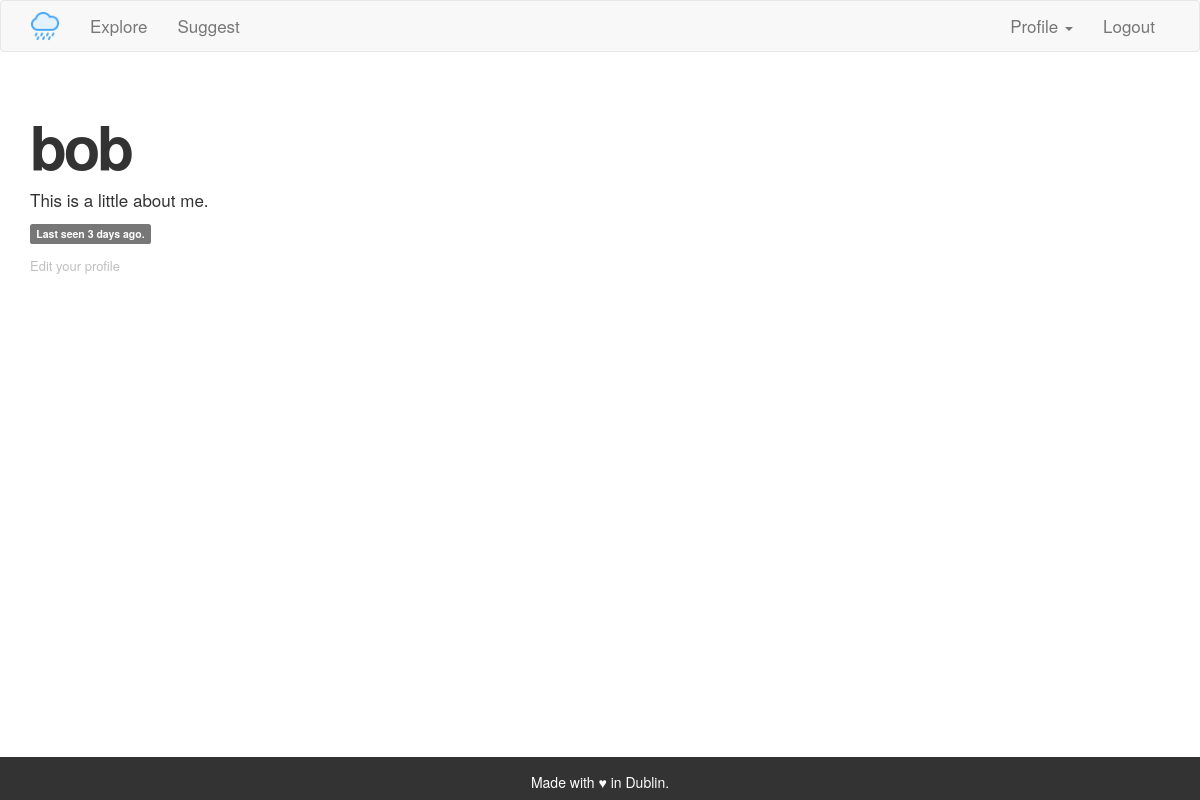
Page /user/bob (signed in) on the committed database.
### app/models.py (models this page shows, shortened)
class User(UserMixin, db.Model):
    id = db.Column(db.Integer, primary_key=True)
    username = db.Column(db.String(64), index=True, unique=True)
    usernamelowercase = db.Column(db.String(64), index=True, unique=True)
    email = db.Column(db.String(120), index=True, unique=True)
    emaillowercase = db.Column(db.String(120), index=True, unique=True)
    password_hash = db.Column(db.String(128))
    activity = db.relationship('Activity', backref='author', lazy='dynamic')
    about_me = db.Column(db.String(140))
    last_seen = db.Column(db.DateTime, default=datetime.utcnow)
    admin = db.Column(db.Integer, default=0)

### app/routes.py (the view)
@app.route('/user/<username>')
@login_required
def user(username):
    user = User.query.filter_by(username=username).first_or_404()
    if current_user == user:
        return render_template('user.html', user=user)
    elif current_user.admin == 1:
        return render_template('user.html', user=user)
    elif current_user != user:
        flash("You can't access this page.")
        return redirect(url_for('user', username=current_user.username))

### app/models.py (called while the page is built)
@login.user_loader
def load_user(id):
    return User.query.get(int(id))

### app/routes.py (called while the page is built)
@app.before_request
def before_request():
    if current_user.is_authenticated:
        current_user.last_seen = datetime.utcnow()
        db.session.commit()

### app/templates/user.html (shortened to what this page needs)
{% extends "base.html" %}
{% block app_content %}
    <h1>{{ user.username }}</h1>
    {% if user.about_me %}
    <p>{{ user.about_me }}</p>
    {% endif %}
    {% if user.last_seen %}
    <span class="label label-default">Last seen {{ moment(user.last_seen).fromNow() }}.</span>
    </p>{% endif %}
    {% if current_user.admin == 1 and user != current_user  %}
    <p class="editlinks"><a href="{{ url_for('edit_profile_admin', username=user.username) }}">Edit your profile</a></p>
    {% endif %}
{% endblock %}

### app/static/custom.css (style rules this page uses)
p { font-size: 17px !important; }
h1 { font-size: 60px; font-weight: 600 !important; letter-spacing: -3px; margin-top: 40px !important; }
.editlinks { font-size: 13px !important; color: #33333350; margin-top: 15px !important; }
.editlinks a { color: #33333350; }

### rows in the picture
User: username "bob", about_me "This is a little about me.", last_seen "3 days ago"
